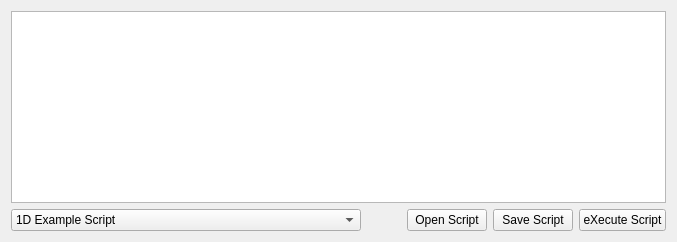
      <widget class="QWidget" name="scriptTab">
       <attribute name="title">
        <string>Script</string>
       </attribute>
       <layout class="QGridLayout" name="gridLayout_11">
        <item row="0" column="0">
         <widget class="QTextEdit" name="script">
          <property name="font">
           <font>
            <family>Courier</family>
            <pointsize>14</pointsize>
           </font>
          </property>
         </widget>
        </item>
        <item row="1" column="0">
         <layout class="QHBoxLayout" name="horizontalLayout_28">
          <item>
           <widget class="QComboBox" name="exampleScripts">
            <property name="minimumSize">
             <size>
              <width>350</width>
              <height>0</height>
             </size>
            </property>
            <item>
             <property name="text">
              <string>1D Example Script</string>
             </property>
            </item>
            <item>
             <property name="text">
              <string>Automatic Phase and Baseline Correction</string>
             </property>
            </item>
            <item>
             <property name="text">
              <string>2D J-res Example Script</string>
             </property>
            </item>
            <item>
             <property name="text">
              <string>1D Data Pre-Processing Example Script</string>
             </property>
            </item>
            <item>
             <property name="text">
              <string>2D NMRPipe HSQC Example Script</string>
             </property>
            </item>
           </widget>
          </item>
          <item>
           <spacer name="horizontalSpacer_7">
            <property name="orientation">
             <enum>Qt::Horizontal</enum>
            </property>
            <property name="sizeHint" stdset="0">
             <size>
              <width>40</width>
              <height>20</height>
             </size>
            </property>
           </spacer>
          </item>
          <item>
           <widget class="QPushButton" name="openScript">
            <property name="text">
             <string>Open Script</string>
            </property>
           </widget>
          </item>
          <item>
           <widget class="QPushButton" name="saveScript">
            <property name="text">
             <string>Save Script</string>
            </property>
           </widget>
          </item>
          <item>
           <widget class="QPushButton" name="executeScript">
            <property name="text">
             <string>eXecute Script</string>
            </property>
           </widget>
          </item>
         </layout>
        </item>
       </layout>
      </widget>
